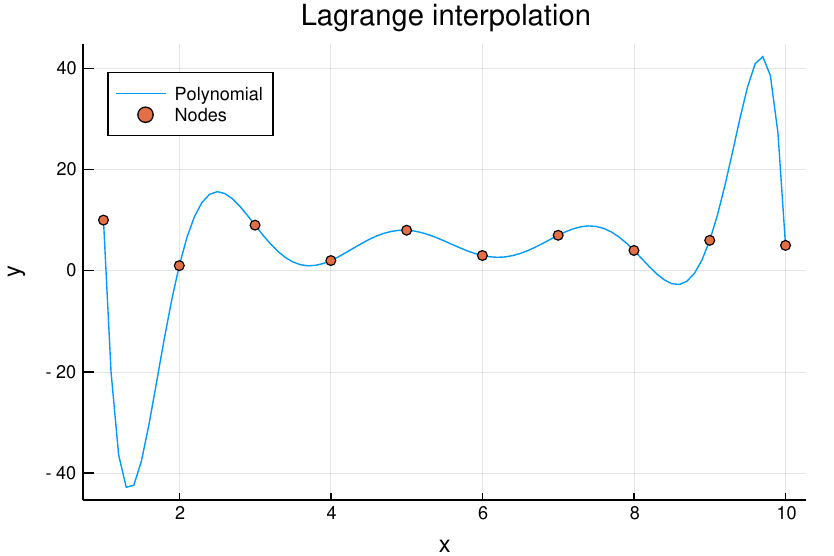

The Julia source for this figure:
using Plots

function Lagrange(x, xval, yval)
    if (length(xval) != length(yval))
        return Nothing
    end
    size = length(xval)
    range = length(x)
    result = zeros(range)
    for k = 1:range
        value = 0
        for i = 1:size
            a = 1
            for j = 1:size
                if (j != i) 
                    a *= (x[k] - xval[j])/(xval[i] - xval[j])
                end
            end
            value += a*yval[i]
        end
        result[k] = value
    end
    return result
end

xval = [1,2,3,4,5,6,7,8,9,10]
yval = [10,1,9,2,8,3,7,4,6,5]
xs=1:0.1:10
fxs = Lagrange(xs,xval, yval)
plot(xs, fxs, title="Lagrange interpolation", 
    label="Polynomial", 
    legend = :topleft, 
    xlabel = "x", ylabel = "y")
scatter!(xval, yval, label="Nodes")

savefig("lagrange.pdf")


